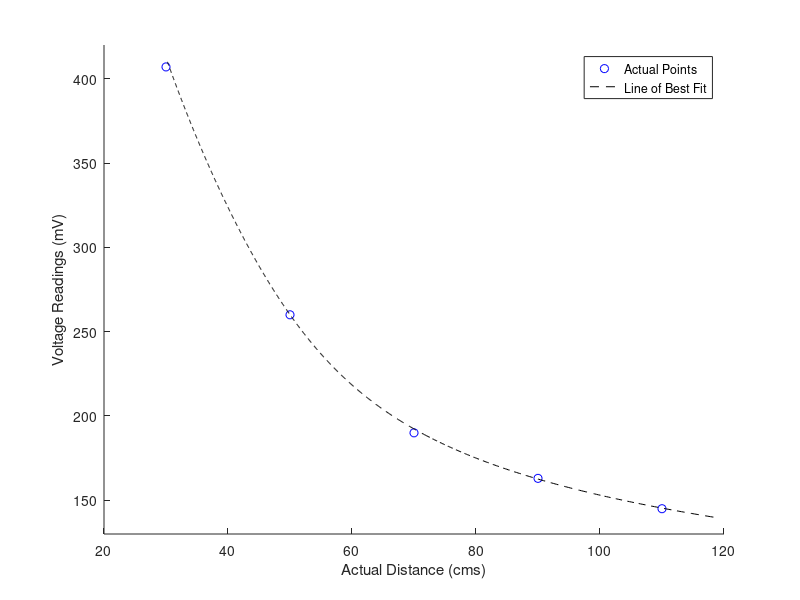
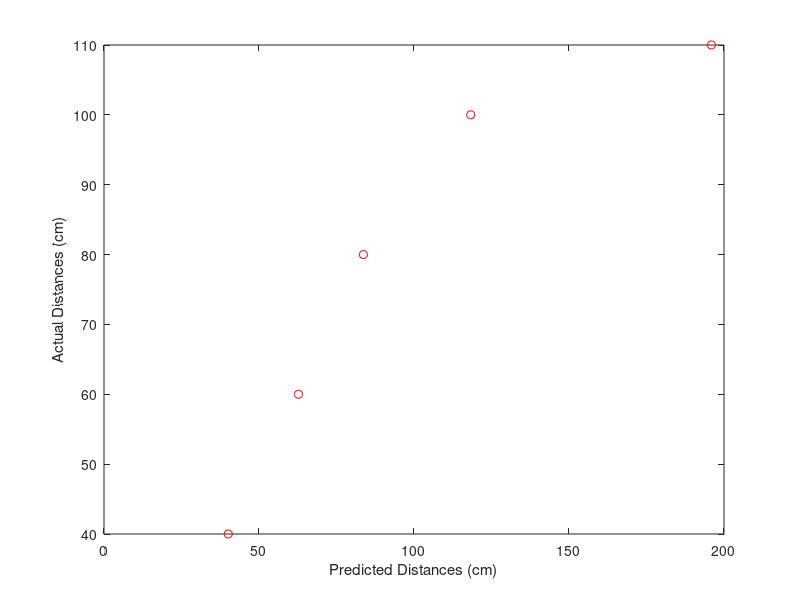

MATLAB code to generate these figures, in order:
%% Calibration Plot

%Known data - physical distances and corresponding sensor readings
cms = [30, 50, 70, 90, 110];
sensor = [407, 260, 190, 163, 145];

%Plotting known data
hold on;
plot(cms, sensor, 'bo');
axis([20, 120, 130, 420])
xlabel("Actual Distance (cms)");
ylabel("Voltage Readings (mV)");

%Use curve fitter to find coefficients
%curveFitter(sensor, cms);

%Equation from curve fitter - chose 2nd order exponential function for best
%fit
y = linspace(140, 410, 1000);
x = 3.4263e+03*exp(-0.0307*y) + 112.2375*exp(-0.0032*y);

%Plot best fit curve over known data points
plot(x, y, 'k--')

legend("Actual Points", "Line of Best Fit");
hold off;
%% Error Plot

%Knwon distances
actual_dist = [40, 60, 80, 100, 110];

%Known sensor readings
actual_sensor = [323, 210, 170, 140, 110];

%Matrix to hold predicted distances
predictions = zeros(1, 5);

%Converting sensor readings to distances with the transfer function found above 
for i = 1:5

    predictions(i) = 3.4263e+03*exp(-0.0307*actual_sensor(i)) + 112.2375*exp(-0.0032*actual_sensor(i));

end

%Plotting predicted vs. actual distances
figure()
plot(predictions, actual_dist, 'ro')
xlabel("Predicted Distances (cm)")
ylabel("Actual Distances (cm)")


